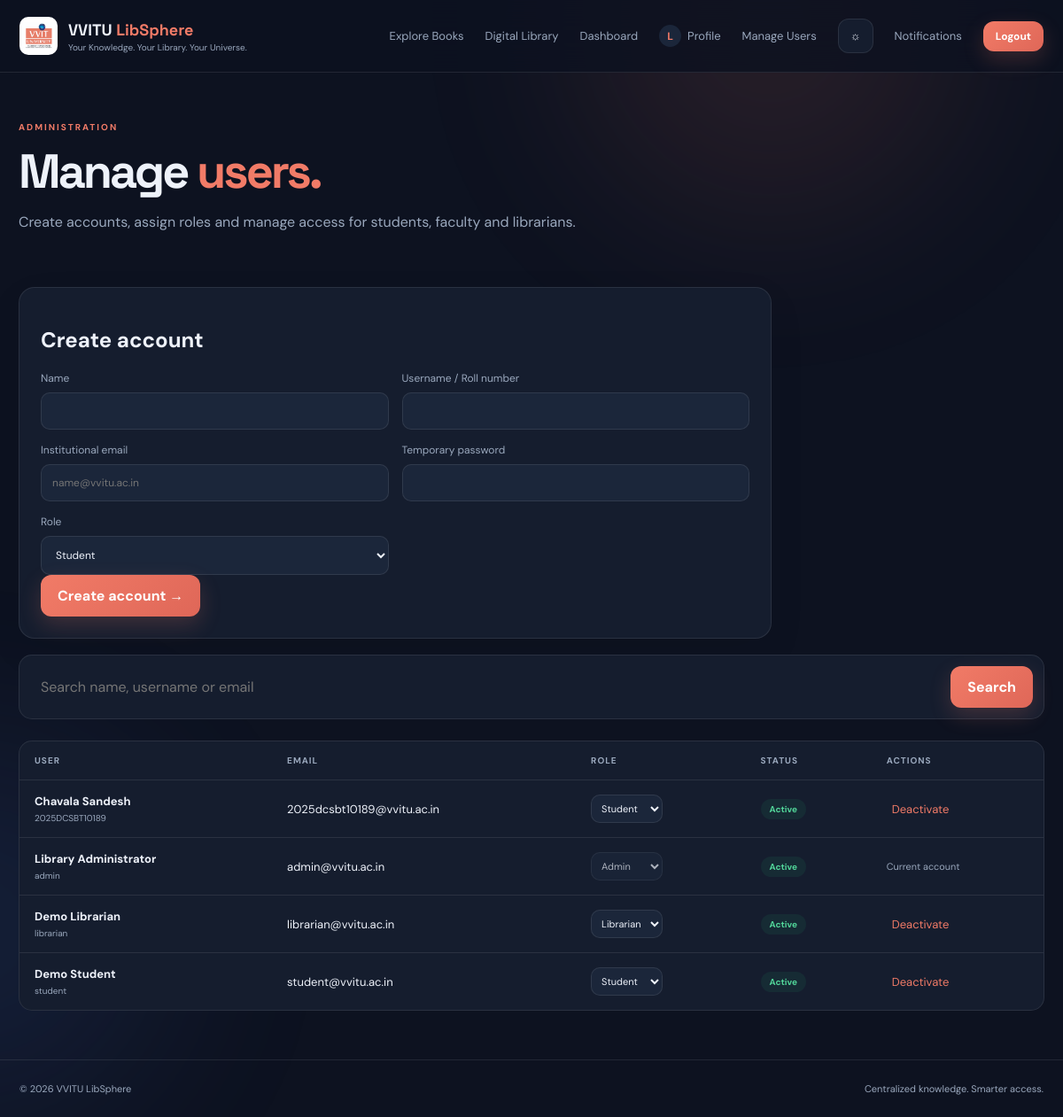
The app's page /admin/users (signed in) with its own data.
### app.py (models this page shows, shortened)
class User(UserMixin, db.Model):
    id = db.Column(db.Integer, primary_key=True)
    name = db.Column(db.String(120), nullable=False)
    username = db.Column(db.String(80), unique=True, nullable=False)
    email = db.Column(db.String(150), unique=True)
    password_hash = db.Column(db.String(255), nullable=False)
    role = db.Column(db.String(20), default="student", nullable=False)
    profile_pic = db.Column(db.String(255), default="")
    is_active = db.Column(db.Boolean, default=True, nullable=False)
    created_at = db.Column(db.DateTime, default=datetime.utcnow)

### app.py (the view, shortened to what this page needs)
@app.route("/admin/users", methods=["GET", "POST"])
@admin_required
def admin_users():
    q = request.args.get("q", "").strip()
    query = User.query
    if q:
        query = query.filter((User.name.ilike(f"%{q}%")) | (User.username.ilike(f"%{q}%")) | (User.email.ilike(f"%{q}%")))
    users = query.order_by(User.created_at.desc()).all()
    return render_template("admin_users.html", users=users, q=q)

### app.py (called while the page is built)
@login_manager.user_loader
def load_user(user_id):
    user = db.session.get(User, int(user_id))
    return user if user and user.is_active else None

def admin_required(fn):
    @wraps(fn)
    @login_required
    def wrapper(*args, **kwargs):
        if current_user.role != "admin":
            abort(403)
        return fn(*args, **kwargs)
    return wrapper

@app.context_processor
def inject_globals():
    unread = Notification.query.filter_by(user_id=current_user.id, read=False).count() if current_user.is_authenticated else 0
    return {"unread_notifications": unread, "today": date.today(),
            "profile_image_url": url_for("static", filename=current_user.profile_pic) if current_user.is_authenticated and current_user.profile_pic else None}

### templates/admin_users.html (shortened to what this page needs)
{% extends "base.html" %}{% block title %}Manage Users · LibSphere{% endblock %}{% block content %}<section
    class="page-head"><span class="eyebrow">ADMINISTRATION</span>
    <h1>Manage <span>users.</span></h1>
    <p class="muted">Create accounts, assign roles and manage access for students, faculty and librarians.</p>
</section>
<form method="post" class="form-panel"><input type="hidden" name="action" value="create">
    <h2>Create account</h2>
    <div class="form-grid"><label>Name<input name="name" required></label><label>Username / Roll number<input
                name="username" required></label><label>Institutional email<input type="email" name="email" required
                placeholder="name@vvitu.ac.in"></label><label>Temporary password<input type="password" name="password"
                minlength="8" required></label><label>Role<select name="role">
                <option value="student">Student</option>
            </select></label></div><button class="btn">Create account →</button>
</form>
<form class="search-panel" method="get"><input name="q" value="{{ q }}"
        placeholder="Search name, username or email"><button class="btn">Search</button></form>
<div class="table-wrap">
    <table>
        <thead>
            <tr>
                <th>User</th>
                <th>Email</th>
                <th>Role</th>
                <th>Status</th>
                <th>Actions</th>
            </tr>
        </thead>
        <tbody>{% for u in users %}<tr>
                <td><b>{{ u.name }}</b><small class="subline">{{ u.username }}</small></td>
                <td>{{ u.email }}</td>
                <td>
                    <form method="post" class="inline-admin"><input type="hidden" name="user_id"
                            value="{{ u.id }}"><input type="hidden" name="action" value="role"><select name="role"
                            onchange="this.form.submit()" {% if u.id==current_user.id %}disabled{% endif %}>
                            <option value="student" {% if u.role=='student' %}selected{% endif %}>Student</option>
                            <option value="librarian" {% if u.role=='librarian' %}selected{% endif %}>Librarian</option>
                            <option value="admin" {% if u.role=='admin' %}selected{% endif %}>Admin</option>
                        </select></form>
                </td>
                <td><span class="status {{ 'available' if u.is_active else 'unavailable' }}">{{ 'Active' if u.is_active
                        else 'Inactive' }}</span></td>
                <td>{% if u.id != current_user.id %}<form method="post" class="inline-admin"><input type="hidden"
                            value="{{ 'deactivate' if u.is_active else 'activate' }}"><button class="text-button">{{
                            'Deactivate' if u.is_active else 'Activate' }}</button></form>{% else %}<small
                        class="muted">Current account</small>{% endif %}</td>
            </tr>{% else %}<tr>
                <td colspan="5">No users found.</td>
            </tr>{% endfor %}</tbody>
    </table>
</div>{% endblock %}

### templates/base.html (shortened to what this page needs)
<!doctype html>
<html lang="en" data-theme="dark">
<head>
<link rel="stylesheet" href="{{ url_for('static', filename='css/style.css') }}">
</head>
<body>
<div class="ambient ambient-a"></div><div class="ambient ambient-b"></div>
<nav class="navbar">
  <a class="brand" href="{{ url_for('home') }}">
    <img src="{{ url_for('static', filename='vvitu-logo.png') }}" onerror="this.style.display='none'" alt="VVITU logo">
    <span><b>VVITU <em>LibSphere</em></b><small>Your Knowledge. Your Library. Your Universe.</small></span>
  </a>
  <div class="navlinks">
    <a href="{{ url_for('books') }}">Explore Books</a><a href="{{ url_for('digital') }}">Digital Library</a>
    {% if current_user.is_authenticated %}<a href="{{ url_for('dashboard') }}">Dashboard</a><a href="{{ url_for('profile') }}" class="nav-profile">{% if current_user.profile_pic %}<img src="{{ url_for('static', filename=current_user.profile_pic) }}" alt="Profile">{% else %}<span>{{ current_user.name[:1]|upper }}</span>{% endif %}Profile</a>{% if current_user.role == 'admin' %}<a href="{{ url_for('admin_users') }}">Manage Users</a>{% endif %}{% endif %}
    <button class="icon-btn" id="themeToggle" title="Toggle theme">☼</button>
    {% if current_user.is_authenticated %}
      <a href="{{ url_for('notifications') }}" class="nav-notice">Notifications{% if unread_notifications %}<i>{{ unread_notifications }}</i>{% endif %}</a>
      <a class="btn btn-small" href="{{ url_for('logout') }}">Logout</a>
    {% else %}<a href="{{ url_for('register') }}">Register</a><a class="btn btn-small" href="{{ url_for('login') }}">Sign in</a>{% endif %}
  </div>
</nav>
<main class="container">
{% block content %}{% endblock %}
</main>
<footer><span>© {{ today.year }} VVITU LibSphere</span><span>Centralized knowledge. Smarter access.</span></footer>
</body></html>

### records on screen
User: name "L", name "Library Administrator", username "admin", email "admin@vvitu.ac.in", role "Admin", is_active "Active", shows "Current account"
User: name "Chavala Sandesh", username "2025DCSBT10189", email "2025dcsbt10189@vvitu.ac.in", role "Student", is_active "Active", is_active "Deactivate"
User: name "Demo Librarian", username "librarian", email "librarian@vvitu.ac.in", role "Librarian", is_active "Active", is_active "Deactivate"
User: name "Demo Student", username "student", email "student@vvitu.ac.in", role "Student", is_active "Active", is_active "Deactivate"
